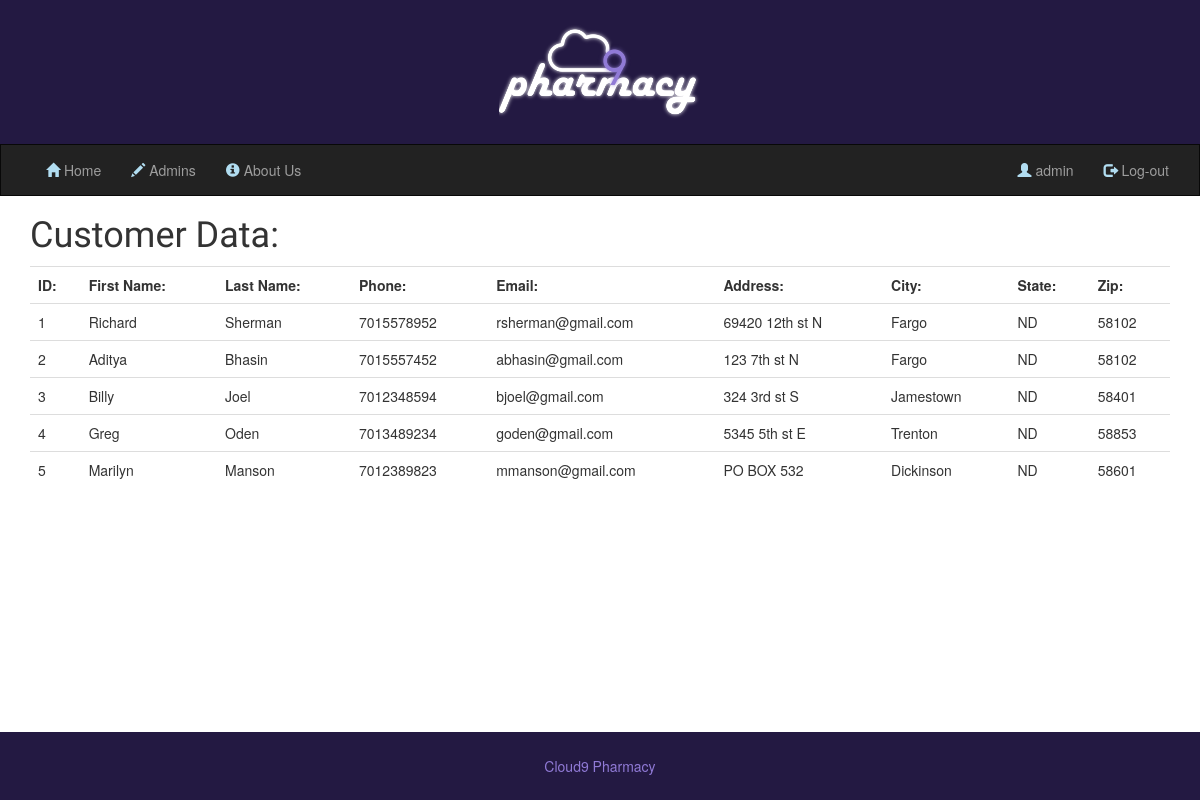
/showCustomers.php (signed in), run on the app's committed database.
### tables this page shows
CREATE TABLE Customers (
custId INT (10) NOT NULL AUTO_INCREMENT,
firstName VARCHAR (255) NOT NULL,
lastName VARCHAR (255) NOT NULL,
phone VARCHAR (10) NOT NULL,
email VARCHAR (255) NOT NULL,
address VARCHAR (255) NOT NULL,
city VARCHAR (255) NOT NULL,
state VARCHAR (255) NOT NULL,
zipCode INT (5),
Primary Key (custID)
);

### showCustomers.php (the view, shortened to what this page needs)
<?php
require("common_funcs.php");
$mysqli = new mysqli($db_ip,$db_user,$db_pass,$db_base);
echo "<div class=\"container\">\r\n";
$sql = "SELECT * FROM customers";
$res = $mysqli->query($sql);
echo "<h1>Customer Data:</h1>\r\n";
echo "<div class=\"table-responsive\"><table class=\"table\">\r\n";
echo "<tr><th>ID:</th><th>First Name:</th><th>Last Name:</th><th>Phone:</th><th>Email:</th>";
echo "<th>Address:</th><th>City:</th><th>State:</th><th>Zip:</th></tr>\r\n";
if ($res != false && $res->num_rows > 0)
{
	while ($res_set = $res->fetch_assoc())
	{
		echo "<tr><td>" . $res_set["custId"] . "</td><td>" . $res_set["firstName"] . "</td><td>" . $res_set["lastName"] . "</td>";
		echo "<td>" . $res_set["phone"] . "</td><td>" . $res_set["email"] . "</td><td>" . $res_set["address"] . "</td>";
		echo "<td>" . $res_set["city"] . "</td><td>" . $res_set["state"] . "</td><td>" . $res_set["zipCode"] . "</tr>\r\n";
	}
}
echo "</table>\r\n</div>\r\n</div>\r\n";
?>

### style_index.css (style rules this page uses)
html { position:relative; min-height:100%; }
body { margin-bottom: 60px; }
h1 { font-family: Poiret One; }

### data on the page
customers: custId "1", firstName "Richard", lastName "Sherman", phone "7015578952", email "rsherman@gmail.com", address "69420 12th st N", city "Fargo", state "ND", zipCode "58102"
customers: custId "2", firstName "Aditya", lastName "Bhasin", phone "7015557452", email "abhasin@gmail.com", address "123 7th st N", city "Fargo", state "ND", zipCode "58102"
customers: custId "3", firstName "Billy", lastName "Joel", phone "7012348594", email "bjoel@gmail.com", address "324 3rd st S", city "Jamestown", state "ND", zipCode "58401"
customers: custId "4", firstName "Greg", lastName "Oden", phone "7013489234", email "goden@gmail.com", address "5345 5th st E", city "Trenton", state "ND", zipCode "58853"
customers: custId "5", firstName "Marilyn", lastName "Manson", phone "7012389823", email "mmanson@gmail.com", address "PO BOX 532", city "Dickinson", state "ND", zipCode "58601"

### other printed values
$this->link_text[$item] "Home"
$this->link_text[$item] "Admins"
$this->link_text[$item] "About Us"
$this->link_text[$item] "admin"
$this->link_text[$item] "Log-out"
$out "Cloud9 Pharmacy"
